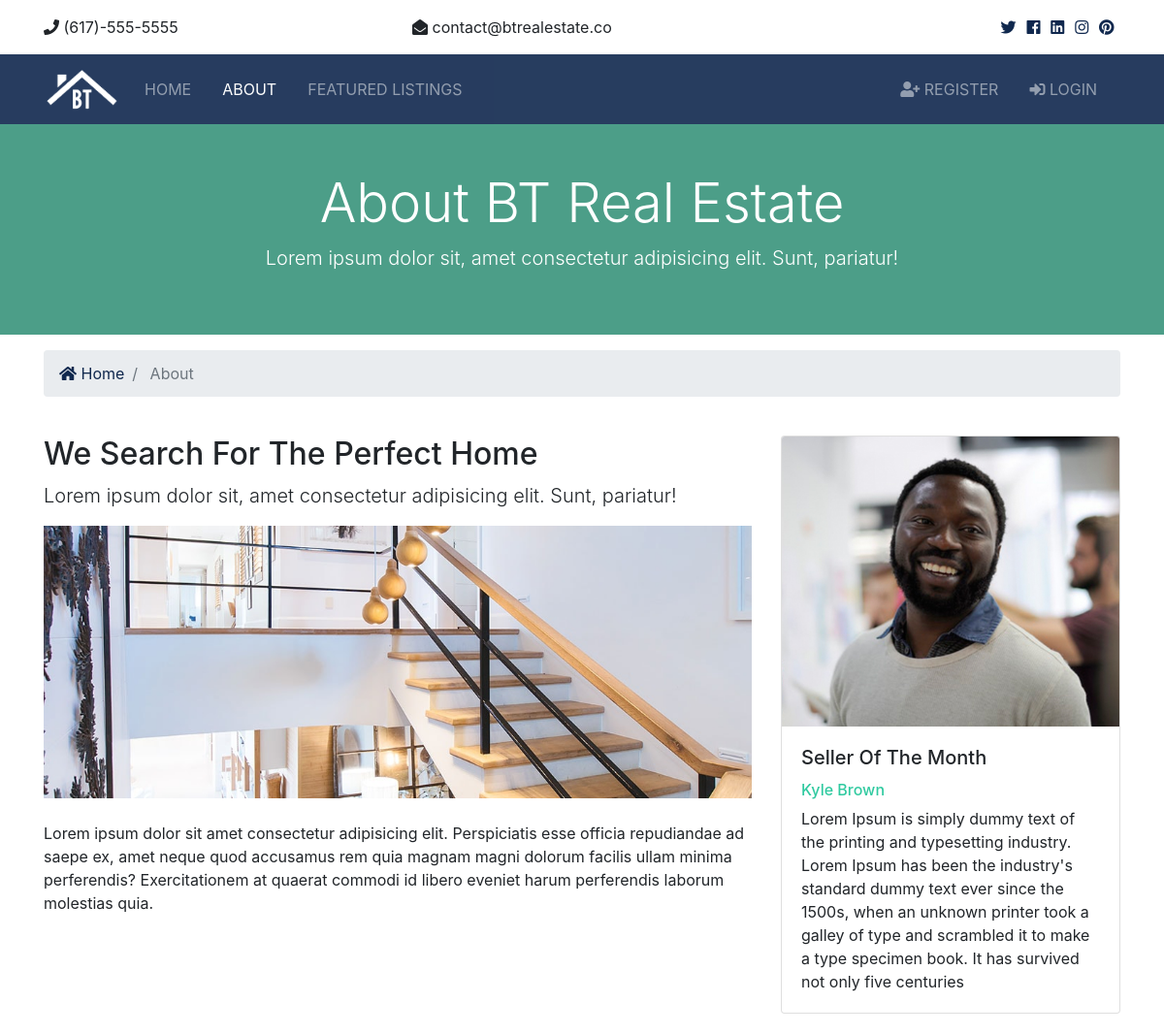
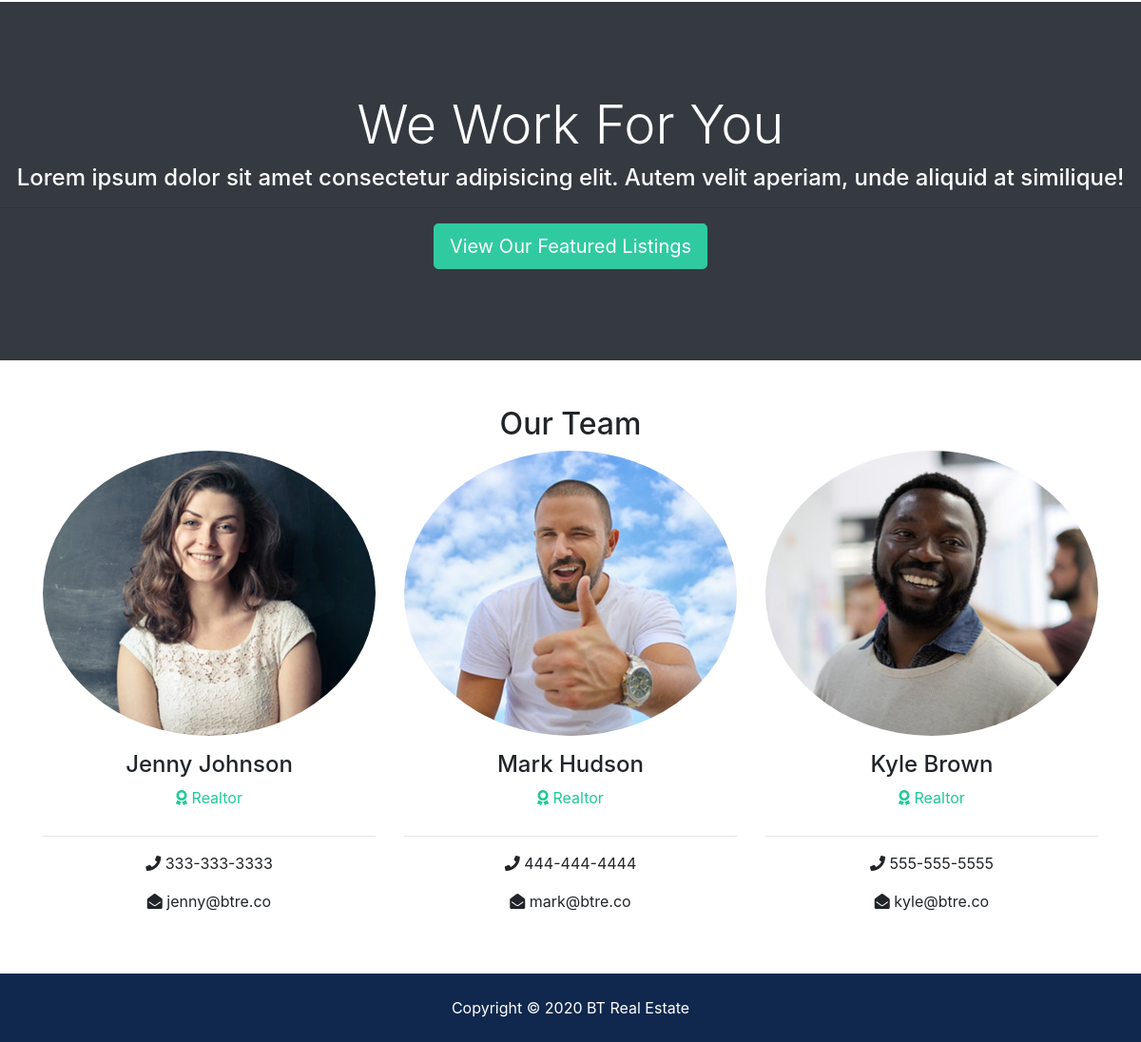
The page /about/ on the database its author committed (2 pictures, top to bottom).
### realtors/models.py (models this page shows, shortened)
class Realtor(models.Model):
    name = models.CharField(max_length=200)
    photo = models.ImageField(upload_to='photos/%Y/%m/%d/')
    description = models.TextField(blank=True)
    phone = models.CharField(max_length=20)
    email = models.CharField(max_length=50)
    is_mvp = models.BooleanField(default=False)
    hire_date = models.DateTimeField(default=datetime.now, blank=True)

### pages/views.py (the view)
# urls.py: path('about/', views.about, name='about'),
def about(request):
    realtors = Realtor.objects.order_by('-hire_date')
    mvp_realtors = Realtor.objects.all().filter(is_mvp=True)
    context = {
        'realtors': realtors,
        'mvp_realtors': mvp_realtors
    }
    return render(request, 'pages/about.html', context)

### templates/pages/about.html (shortened to what this page needs)
{% extends 'base.html' %}
{% load static %}
{% block content %}
<section id="showcase-inner" class="py-5 text-white">
    <div class="container">
        <div class="row text-center">
            <div class="col-md-12">
                <h1 class="display-4">About BT Real Estate</h1>
                <p class="lead">Lorem ipsum dolor sit, amet consectetur adipisicing elit. Sunt, pariatur!</p>
            </div>
        </div>
    </div>
</section>
<section id="bc" class="mt-3">
    <div class="container">
        <nav aria-label="breadcrumb">
            <ol class="breadcrumb">
                <li class="breadcrumb-item">
                    <a href="{% url 'index' %}">
                        <i class="fas fa-home"></i> Home</a>
                </li>
                <li class="breadcrumb-item active"> About</li>
            </ol>
        </nav>
    </div>
</section>
<section id="about" class="py-4">
    <div class="container">
        <div class="row">
            <div class="col-md-8">
                <h2>We Search For The Perfect Home</h2>
                <p class="lead">Lorem ipsum dolor sit, amet consectetur adipisicing elit. Sunt, pariatur!</p>
                <img src="{% static 'img/about.jpg' %}" alt="">
                <p class="mt-4">Lorem ipsum dolor sit amet consectetur adipisicing elit. Perspiciatis esse officia
                    repudiandae ad saepe ex, amet
                    neque quod accusamus rem quia magnam magni dolorum facilis ullam minima perferendis? Exercitationem
                    at quaerat
                    commodi id libero eveniet harum perferendis laborum molestias quia.</p>
            </div>
            <div class="col-md-4">
                {% if mvp_realtors %}
                    {% for realtor in mvp_realtors %}
                        <div class="card">
                            <img class="card-img-top" src="{{ realtor.photo.url }}" alt="Seller of the month">
                            <div class="card-body">
                                <h5 class="card-title">Seller Of The Month</h5>
                                <h6 class="text-secondary">{{ realtor.name }}</h6>
                                <p class="card-text">{{ realtor.description }}
                                </p>
                            </div>
                        </div>
                    {% endfor %}
                {% endif %}
            </div>
        </div>
    </div>
</section>
<section id="work" class="bg-dark text-white text-center">
    <h2 class="display-4">We Work For You</h2>
    <h4>Lorem ipsum dolor sit amet consectetur adipisicing elit. Autem velit aperiam, unde aliquid at similique!</h4>
    <hr>
    <a href="listings.html" class="btn btn-secondary text-white btn-lg">View Our Featured Listings</a>
</section>
<section id="team" class="py-5">
    <div class="container">
        <h2 class="text-center">Our Team</h2>
        <div class="row text-center">
            {% if realtors %}
                {% for realtor in realtors %}
                <div class="col-md-4">
                    <img src="{{ realtor.photo.url }}" alt="" class="rounded-circle mb-3">
                    <h4>{{ realtor.name }}</h4>
                    <p class="text-success">
                        <i class="fas fa-award text-success mb-3"></i> Realtor</p>
                    <hr>
                    <p>
                        <i class="fas fa-phone"></i> {{ realtor.phone }}</p>
                    <p>
                        <i class="fas fa-envelope-open"></i> {{ realtor.email }}</p>
                </div>
                {% endfor %}
            {% else %}
                <div class="col-md-12">
                    <p>No Realtors Available</p>
                </div>
            {% endif %}
        </div>
    </div>
</section>
{% endblock %}

### btre/static/css/all.css (style rules this page uses)
.fa, .fas, .far, .fal, .fab { -moz-osx-font-smoothing: grayscale; -webkit-font-smoothing: antialiased; display: inline-block; font-style: normal; font-variant: normal; text-rendering: auto; line-height: 1; }
.fa-award:before { content: "\f559"; }
.fa-envelope-open:before { content: "\f2b6"; }
.fa-home:before { content: "\f015"; }
.fa-phone:before { content: "\f095"; }
.fa, .fas { font-family: 'Font Awesome 5 Free'; font-weight: 900; }

### btre/static/css/style.css (style rules this page uses)
.btn-secondary { color: #fff !important; }
img { width: 100%; }
#showcase-inner { background: url(../img/building.jpg) no-repeat top center fixed/cover; position: relative; overflow: hidden; min-height: 200px; }
#showcase-inner::before { content: ''; position: absolute; top: 0; left: 0; min-height: 100%; width: 100%; background: rgba(32, 134, 107, 0.8); }
#work { padding: 6rem 0; }

### rows shown on the page
Realtor: photo (picture), name "Kyle Brown", description "Lorem Ipsum is simply dummy text of the printing and typesetting industry. Lorem Ipsum has been the industry's standard dummy text ever since the 1500s, when an unknown printer took a galley of type and scrambled it to make a type specimen book. It has survived not only five centuries", phone "555-555-5555", email "kyle@btre.co"
Realtor: photo (picture), name "Jenny Johnson", phone "333-333-3333", email "jenny@btre.co"
Realtor: photo (picture), name "Mark Hudson", phone "444-444-4444", email "mark@btre.co"
